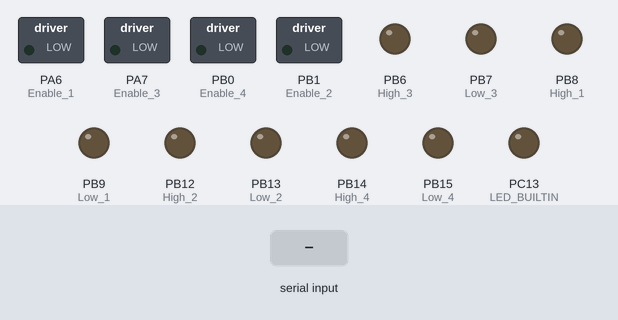
This sketch was run on a simulated STM32 Blue Pill. Shown: switched loads named in the sketch (green lamp = pin HIGH), output pins drawn as LEDs (lit = HIGH). The inputs (shaded band) are chosen by the test bench.

Above: at 1.2 s.
1.3 s: "1" received over the second serial link
At 1.6 s:
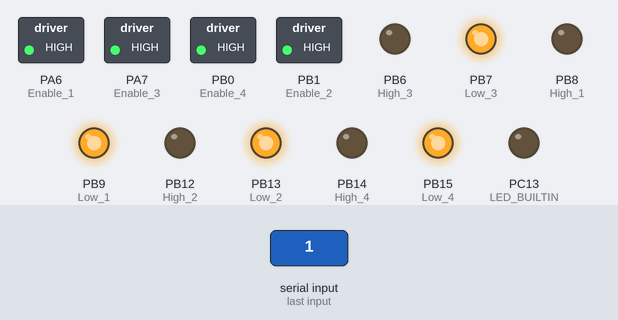
2.8 s: "2" received over the second serial link
At 3.9 s:
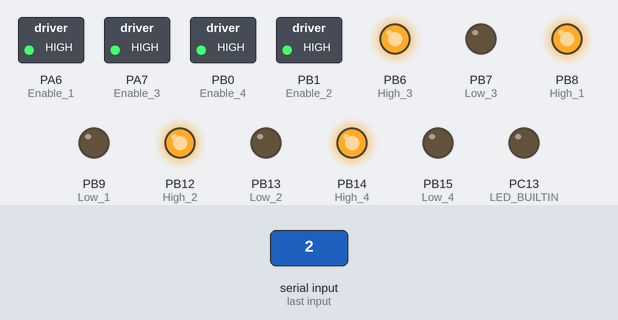
4.3 s: "3" received over the second serial link
At 5.1 s:
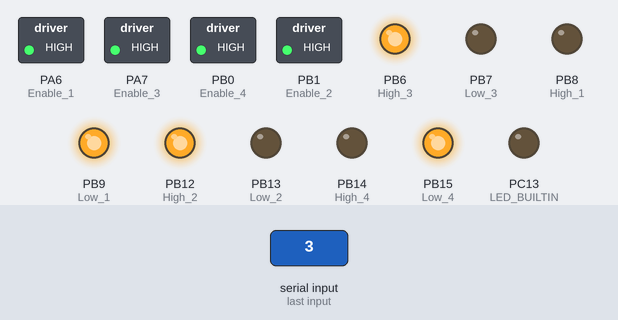
5.8 s: "4" received over the second serial link
At 6.2 s:
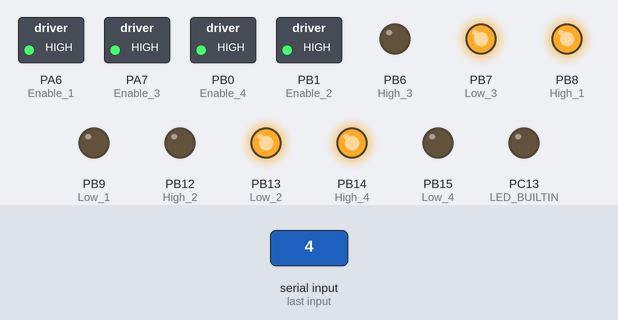
7.3 s: "0" received over the second serial link
At 8.5 s:
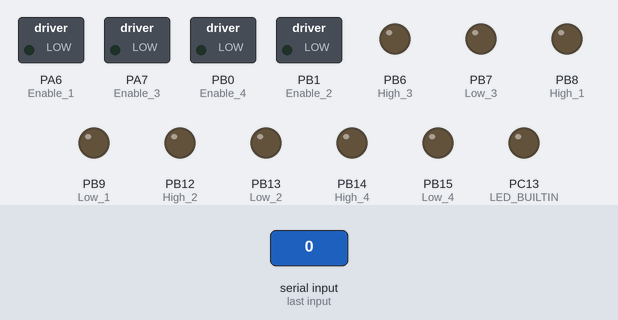
8.8 s: "5" received over the second serial link
At 9.7 s:
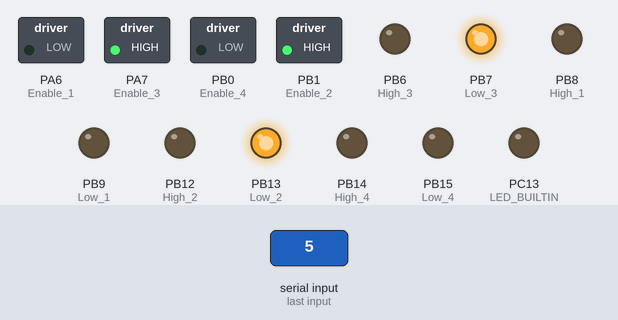
Timing chart, 0 to 11.3 s (numbered marks = the images above; inputs shaded):
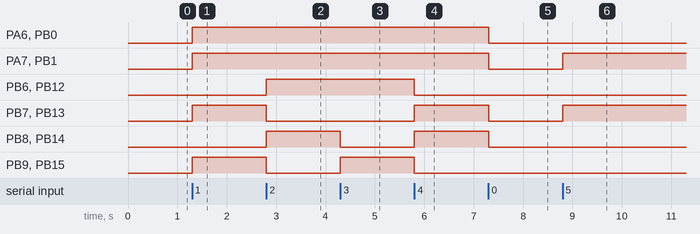

Measured:
- after the input at 1.3 s, PA6 (Enable_1), PA7 (Enable_3), PB0 (Enable_4), PB1 (Enable_2), PB7 (Low_3), PB9 (Low_1), PB13 (Low_2), PB15 (Low_4): LOW → HIGH at once
- after the input at 2.8 s, PB6 (High_3), PB8 (High_1), PB12 (High_2), PB14 (High_4): LOW → HIGH at once; PB7 (Low_3), PB9 (Low_1), PB13 (Low_2), PB15 (Low_4): HIGH → LOW at once
- after the input at 4.3 s, PB8 (High_1), PB14 (High_4): HIGH → LOW at once; PB9 (Low_1), PB15 (Low_4): LOW → HIGH at once
- after the input at 5.8 s, PB6 (High_3), PB9 (Low_1), PB12 (High_2), PB15 (Low_4): HIGH → LOW at once; PB7 (Low_3), PB8 (High_1), PB13 (Low_2), PB14 (High_4): LOW → HIGH at once
- after the input at 7.3 s, PA6 (Enable_1), PA7 (Enable_3), PB0 (Enable_4), PB1 (Enable_2), PB7 (Low_3), PB8 (High_1), PB13 (Low_2), PB14 (High_4): HIGH → LOW at once
- after the input at 8.8 s, PA7 (Enable_3), PB1 (Enable_2), PB7 (Low_3), PB13 (Low_2): LOW → HIGH at once

The sketch:

chassis_control.ino
```cpp
#define Enable_2  PB1
#define High_2 PB12     // MOTOR 2
#define Low_2 PB13

#define Enable_4 PB0
#define High_4 PB14       //MOTOR 4
#define Low_4 PB15

#define Enable_3 PA7
#define High_3 PB6      // MOTOR 3
#define Low_3 PB7

#define Enable_1 PA6
#define High_1 PB8     //MOTOR 1
#define Low_1 PB9

#define LED_BUILTIN PC13 //test for running

char inputData = '0' ;

int speed = 255;

void setup() {

Serial2.begin(9600);
Serial2.println("HC-05 Bluetooth with STM32");
pinMode(LED_BUILTIN, OUTPUT);


pinMode(Enable_2, OUTPUT);
pinMode(High_2, OUTPUT);
pinMode(Low_2, OUTPUT);

pinMode(Enable_4, OUTPUT);
pinMode(High_4, OUTPUT);
pinMode(Low_4, OUTPUT);

pinMode(Enable_1, OUTPUT);
pinMode(High_1, OUTPUT);
pinMode(Low_1, OUTPUT);

pinMode(Enable_3, OUTPUT);
pinMode(High_3, OUTPUT);
pinMode(Low_3, OUTPUT);

}

void blink()
{
  digitalWrite(LED_BUILTIN, HIGH);
  delay(1000);
  digitalWrite(LED_BUILTIN, LOW);
  delay(1000);

}

void motor_1_forward()
{
  digitalWrite(High_1, LOW);
  digitalWrite(Low_1, HIGH);
  analogWrite(Enable_1,speed);
}

void motor_2_forward()
{
  digitalWrite(High_2, LOW);
  digitalWrite(Low_2, HIGH);
  analogWrite(Enable_2,speed);
}

void motor_3_forward()
{
  digitalWrite(High_3, LOW);
  digitalWrite(Low_3, HIGH);
  analogWrite(Enable_3,speed);
}

void motor_4_forward()
{
  digitalWrite(High_4, LOW);
  digitalWrite(Low_4, HIGH);
  analogWrite(Enable_4,speed);
}

void motor_1_backward()
{
  digitalWrite(High_1, HIGH);
  digitalWrite(Low_1, LOW);
  analogWrite(Enable_1,speed);
}

void motor_2_backward()
{
  digitalWrite(High_2, HIGH);
  digitalWrite(Low_2, LOW);
  analogWrite(Enable_2,speed);
}

void motor_3_backward()
{
  digitalWrite(High_3, HIGH);
  digitalWrite(Low_3, LOW);
  analogWrite(Enable_3,speed);
}

void motor_4_backward()
{
  digitalWrite(High_4, HIGH);
  digitalWrite(Low_4, LOW);
  analogWrite(Enable_4,speed);
}


void Forward()
{
  motor_1_forward();
  motor_2_forward();
  motor_3_forward();
  motor_4_forward();
}

void Backward()
{
  motor_1_backward();
  motor_2_backward();
  motor_3_backward();
  motor_4_backward();
}

void Rightmove()
{
  // 1 4 前转
  // 2 3 后转
  digitalWrite(High_1, LOW);
  digitalWrite(Low_1, HIGH);
  analogWrite(Enable_1,speed);

  digitalWrite(High_2,HIGH);
  digitalWrite(Low_2, LOW);
  analogWrite(Enable_2,speed);

  digitalWrite(High_3, HIGH);
  digitalWrite(Low_3, LOW);
  analogWrite(Enable_3,speed);

  digitalWrite(High_4, LOW);
  digitalWrite(Low_4, HIGH);
  analogWrite(Enable_4,speed);
}

void Lefttmove()
{
  // 1 4 后转
  // 2 3 前转
  motor_1_backward();
  motor_4_backward();
  motor_2_forward();
  motor_3_forward();
}
void Stop()
{
  digitalWrite(High_1, LOW);
  digitalWrite(Low_1, LOW);
  analogWrite(Enable_1,0);

  digitalWrite(High_2,LOW);
  digitalWrite(Low_2, LOW);
  analogWrite(Enable_2,0);

  digitalWrite(High_3, LOW);
  digitalWrite(Low_3, LOW);
  analogWrite(Enable_3,0);

  digitalWrite(High_4, LOW);
  digitalWrite(Low_4, LOW);
  analogWrite(Enable_4,0);
}

void Rightforward()
{
  motor_2_forward();
  motor_3_forward();
 }

void Leftforward()
{
  motor_1_forward();
  motor_4_forward();
}

void loop()
{

  // Serial2.println("sending is working"); // check for sending

  if(Serial2.available() > 0)
  {
    inputData = Serial2.read();
    Serial2.println(inputData);  // debug: check for the working of RX port

    if (inputData =='0'){ Stop();}

    if (inputData =='1'){ Forward();}
    if (inputData =='2'){ Backward();}

    if (inputData =='3'){Rightmove();}
    if (inputData =='4'){Lefttmove();}

    if (inputData =='5'){Rightforward();}
    if (inputData =='6'){Leftforward();}
  }

}
```
